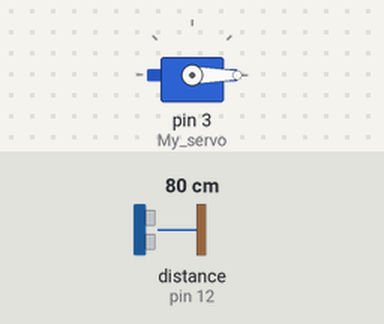
Simulated run of this sketch. Board: Arduino Uno, built with avr-gcc and run on an emulated ATmega328P. Parts: servo. Wiring (inferred from the names in the program): ultrasonic range finder: trigger pin 11; echo pin 12. The test bench sets the inputs (shaded band); at power-on: distance to the obstacle (sensor on pin 12) 80 cm. The echo pulse lasts 58.3 µs per cm; what the sketch prints to the serial monitor is not drawn.

Above: at 0.1 s.
2.3 s: distance to the obstacle (sensor on pin 12) set to 2 cm
At 5.9 s:
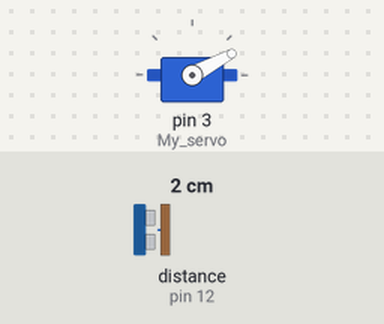
Timing chart, 0 to 7.4 s (numbered marks = the images above; inputs shaded):
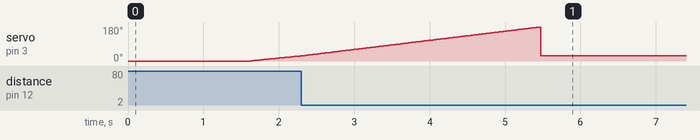

Measured:
- by itself, servo on pin 3 (My_servo): rises from 27° to 180° in 3.1 s, then falls to 28° in 0.02 s

The sketch:

Patient_Positioning_Module.ino
```cpp
#include <Servo.h>
Servo My_servo;

int trig=11;
int vcc=10;
int echo=12;

float min_val=0;
float ultra_distance[180]={0};
int angle[181]={0};

void setup(){
  My_servo.attach(3,600,2300);
  My_servo.write(600);
  pinMode(trig,OUTPUT);
  pinMode(vcc,OUTPUT);
  pinMode(echo,INPUT);
  digitalWrite(trig,LOW);
  digitalWrite(vcc,HIGH);
  digitalWrite(echo,LOW);
  Serial.begin(9600);
  delay(1000);
}

void loop(){
  My_servo.write(0);
  delay(600);
  int j=0;
  int index=-2;// check index value

  for (int i=0; i<=200;i+=1){
    My_servo.write(i);
    angle[j]=i;
    ultra_distance[j]=distance();
    delay(20);
    j+=1;
    if (i==180){break;}
  }
  for (j=0;j<=180;j+=1){
    min_val=max(min_val,ultra_distance[j]);
  }
  for (j=0;j<=180;j+=1){
    if (min_val>ultra_distance[j]){
      min_val=ultra_distance[j];
      index=j;
    }
  }
  My_servo.write(angle[index]);
//  Serial.println(int(distance()));
  while(true){
    if(distance() >= 1000){
      break;
    }
    Serial.println(int(distance()));
  }
  delay(1000);
//  while(true){
//    if (abs(ultra_distance[index]-distance()) >= 80){
//      break;
//    }
//    Serial.println(int(distance()));
//  }
}


float distance()
{
  int distance =0;
  long time_value=0;

  digitalWrite(trig,HIGH);
  delayMicroseconds(10);
  digitalWrite(trig,LOW);

  time_value=pulseIn(echo,HIGH);
  distance=.033*time_value/2;

  return distance;
}
```
